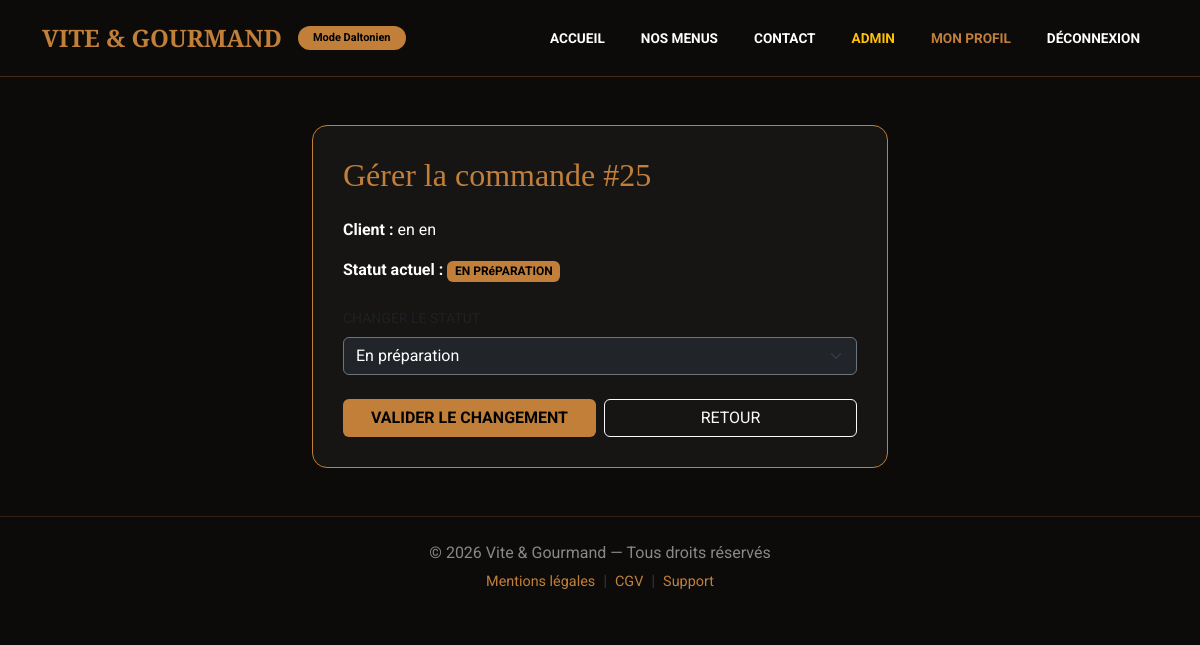
/pages/modifier_commande.php?id=25 (signed in), run on the app's committed database.
### tables this page shows
CREATE TABLE `commandes` (
  `id` int(11) NOT NULL,
  `nom_client` varchar(255) DEFAULT NULL,
  `email_client` varchar(255) DEFAULT NULL,
  `convives` int(11) DEFAULT NULL,
  `id_menu` int(11) DEFAULT NULL,
  `telephone` varchar(20) DEFAULT NULL,
  `date_evenement` date DEFAULT NULL,
  `message` text DEFAULT NULL,
  `nb_personnes` int(11) DEFAULT NULL,
  `total_prix` decimal(10,2) DEFAULT NULL,
  `message_special` text DEFAULT NULL,
  `statut` varchar(50) DEFAULT 'En attente',
  `date_commande` timestamp NOT NULL DEFAULT current_timestamp(),
  `user_id` int(11) NOT NULL,
  `date_modification` datetime DEFAULT current_timestamp() ON UPDATE current_timestamp(),
  `distance_km` decimal(10,2) DEFAULT 0.00
);

CREATE TABLE `utilisateurs` (
  `id` int(11) NOT NULL,
  `identifiant` varchar(50) NOT NULL,
  `mot_de_passe` varchar(255) NOT NULL,
  `role` varchar(50) NOT NULL,
  `nom` varchar(100) NOT NULL,
  `prenom` varchar(100) NOT NULL,
  `gsm` varchar(20) NOT NULL,
  `adresse` text NOT NULL,
  `is_active` tinyint(1) NOT NULL DEFAULT 1
);

### pages/modifier_commande.php (the view, shortened to what this page needs)
<?php
require_once '../includes/header.php';
$database = new Database();
$db = $database->getConnection();
$id_commande = isset($_GET['id']) ? intval($_GET['id']) : 0;
$query_cmd = "SELECT c.*, u.nom, u.prenom FROM commandes c
              JOIN utilisateurs u ON c.user_id = u.id
              WHERE c.id = :id";
$stmt_cmd = $db->prepare($query_cmd);
$stmt_cmd->execute([':id' => $id_commande]);
$commande = $stmt_cmd->fetch(PDO::FETCH_ASSOC);
?>
<div class="container mt-5" style="color: white; max-width: 600px;">
    <div style="background: #161513; border: 1px solid #C17F3A; border-radius: 15px; padding: 30px;">
        <h2 style="color: #C17F3A; font-family: 'Playfair Display', serif;" class="mb-4">Gérer la commande #<?= $commande['id'] ?></h2>
        <p><strong>Client :</strong> <?= htmlspecialchars($commande['prenom'] . " " . $commande['nom']) ?></p>
        <p><strong>Statut actuel :</strong> <span class="badge" style="background: #C17F3A; color: black;"><?= strtoupper($commande['statut']) ?></span></p>
        <form method="POST" class="mt-4">
            <label class="form-label text-muted small">CHANGER LE STATUT</label>
            <select name="statut" class="form-select bg-dark text-white border-secondary mb-4">
                <option value="en préparation" <?= $commande['statut'] == 'en préparation' ? 'selected' : '' ?>>En préparation</option>
            </select>
            <div class="d-flex gap-2">
                <button type="submit" name="update_status" class="btn fw-bold w-100" style="background: #C17F3A; color: black;">VALIDER LE CHANGEMENT</button>
                <a href="employe_dashboard.php" class="btn btn-outline-light w-100">RETOUR</a>
            </div>
        </form>
    </div>
</div>
<?php require_once '../includes/footer.php'; ?>

### includes/header.php (style rules this page uses)
:root { --gold: #C17F3A; --dark-bg: #0c0b0a; }
body { font-family: 'Roboto', sans-serif; background-color: var(--dark-bg); color: white; margin: 0; transition: filter 0.3s ease; }

### data on the page
commandes: id "25", user.nom "en en", statut "EN PRéPARATION", statut "En préparation"
